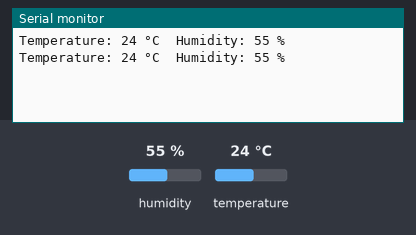
Bench run of a sketch on a simulated Arduino Uno, built with avr-gcc and run on an emulated ATmega328P. Shown: the last lines printed to the serial monitor. The test bench sets the inputs (shaded band); at power-on: humidity 55 %, temperature 24 °C.

Above: at 1.3 s.
1.4 s: humidity set to 22 %
At 2.0 s:
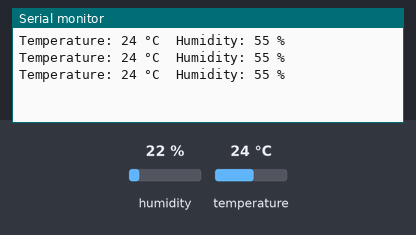
2.9 s: temperature set to 12 °C
At 3.6 s:
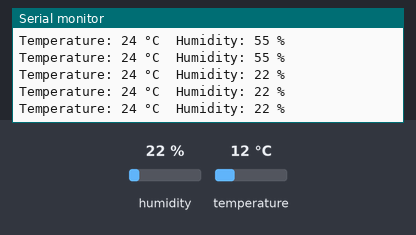
4.4 s: humidity set to 40 %
At 5.1 s:
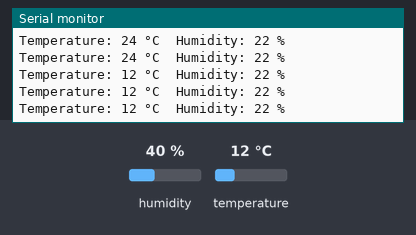
Timing chart, 0 to 7.4 s (numbered marks = the images above; inputs shaded):
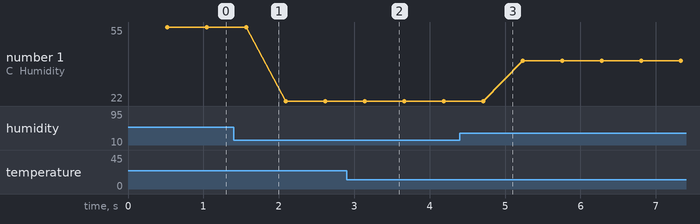

Measured:
- plotted number 1: 55 → 22 after the input at 1.4 s, 22 → 40 after the input at 4.4 s

The sketch:

ReadTempAndHumidity.ino
```cpp
#include <DHT11.h>
#define humidityPin 2
// - For Arduino: Connect the sensor to Digital I/O Pin 2.

DHT11 dht11(humidityPin);

void setup() {
    Serial.begin(9600);
    dht11.setDelay(500);
}

void loop() {
    int temperature = 0;
    int humidity = 0;
    int result = dht11.readTemperatureHumidity(temperature, humidity);
    if (result == 0) {
        Serial.print("Temperature: ");
        Serial.print(temperature);
        Serial.print(" °C\tHumidity: ");
        Serial.print(humidity);
        Serial.println(" %");
    }
}
```
